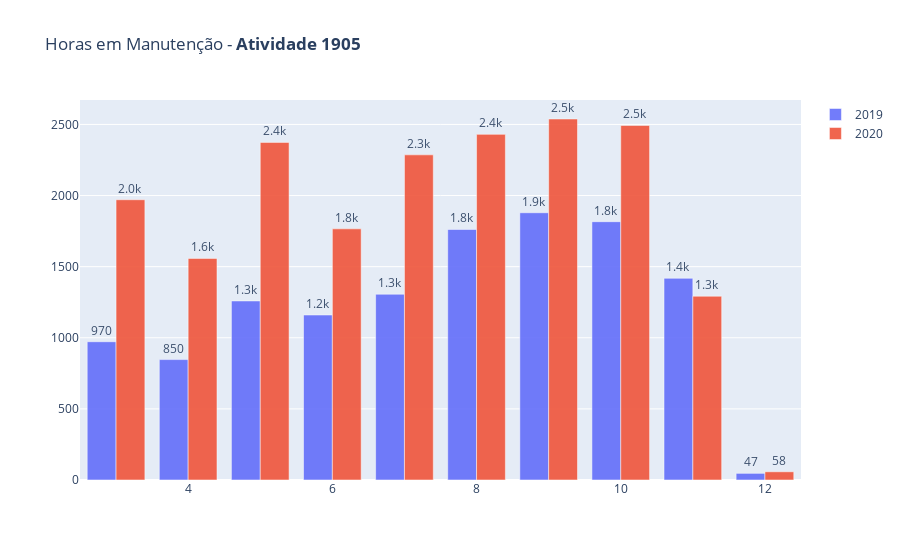

Source (notebook cell):
### Code cell
import plotly.graph_objects as go

df_eqpto = dt_year_month.query("CD_ATIVIDADE == 1905")
#df_eqpto = df_eqpto.query("EQUIPTO == 1")
df_eqpto = df_eqpto.query("FG_ATIVIDADE_PRODUTIVA != 1")

df2019 = df_eqpto.query('ANO=="2019"')
df2020 = df_eqpto.query('ANO=="2020"')

fig = go.Figure(data=[   
    go.Bar(name='2019', x=df2019.MES, y=df2019.V_TEMPO_PROD_MED_DIA_ATIVIDADE, text=df2019.V_TEMPO_PROD_MED_DIA_ATIVIDADE, textposition='auto'),
    go.Bar(name='2020', x=df2020.MES, y=df2020.V_TEMPO_PROD_MED_DIA_ATIVIDADE, text=df2020.V_TEMPO_PROD_MED_DIA_ATIVIDADE, textposition='auto')
])

#marker_color='crimson'
fig.update_traces(marker_line_color='rgb(255,255,255)', marker_line_width=0.5, opacity=0.9)
fig.update_traces(texttemplate='%{text:.2s}', textposition='outside')
fig.update_layout(uniformtext_minsize=8, uniformtext_mode='hide', title="Horas em Manutenção - <b>Atividade 1905</b>")
fig.show()

### Figure 1 — Plotly figure (JSON) as saved in the notebook; plotly's stock layout.template omitted (floating-point values rounded to 4 significant figures)
{"data": [{"marker": {"line": {"color": "rgb(255,255,255)", "width": 0.5}}, "name": "2019", "opacity": 0.9, "text": [972.2, 846.6, 1259.0, 1160.0, 1306.0, 1762.0, 1879.0, 1816.0, 1419.0, 46.81], "textposition": "outside", "texttemplate": "%{text:.2s}", "type": "bar", "x": [3, 4, 5, 6, 7, 8, 9, 10, 11, 12], "y": [972.2, 846.6, 1259.0, 1160.0, 1306.0, 1762.0, 1879.0, 1816.0, 1419.0, 46.81]}, {"marker": {"line": {"color": "rgb(255,255,255)", "width": 0.5}}, "name": "2020", "opacity": 0.9, "text": [1971.0, 1558.0, 2374.0, 1766.0, 2286.0, 2430.0, 2538.0, 2493.0, 1292.0, 57.85], "textposition": "outside", "texttemplate": "%{text:.2s}", "type": "bar", "x": [3, 4, 5, 6, 7, 8, 9, 10, 11, 12], "y": [1971.0, 1558.0, 2374.0, 1766.0, 2286.0, 2430.0, 2538.0, 2493.0, 1292.0, 57.85]}], "layout": {"title": {"text": "Horas em Manutenção - <b>Atividade 1905</b>"}, "uniformtext": {"minsize": 8, "mode": "hide"}}}
